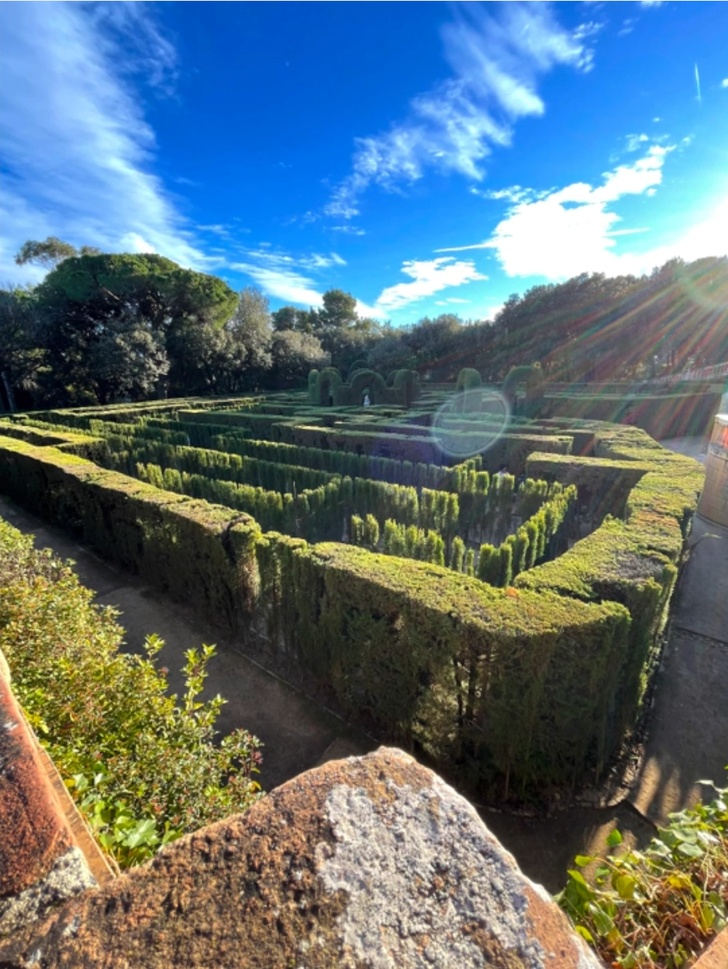
#> input picture Hafta5/Ders1/labirent.jpg, 728 x 969 px, shrunk from 939 x 1250 before the run
$ python histogramesitleme.py
#> lines starting #> are read from the running program, lines starting #| are printed output that depends on the picture
import cv2 as cv
import numpy as np
from matplotlib import pyplot as plt

def custom_hist(gray):
    h, w = gray.shape
    hist = np.zeros([256], dtype=np.int32)
    for row in range(h):
        for col in range(w):
            pv = gray[row, col]
            hist[pv] += 1
    x_pos = np.arange(0, 256, 1, dtype=np.int32)
    plt.bar(x_pos, hist, align="center", color="red", alpha=0.5)
    plt.xlabel("Piksel Degeri")
    plt.ylabel("Frekans")
    plt.title("Histogram")
    plt.xlim([0, 256])
    plt.show()

src = cv.imread("labirent.jpg")
#> src is the input picture: shape (969, 728, 3); mean B, G, R 122.1, 114.1, 94
if src is None:
    print("HATA: labirent.jpg dosyasi bulunamadi!")
    exit()

gray = cv.cvtColor(src, cv.COLOR_BGR2GRAY)
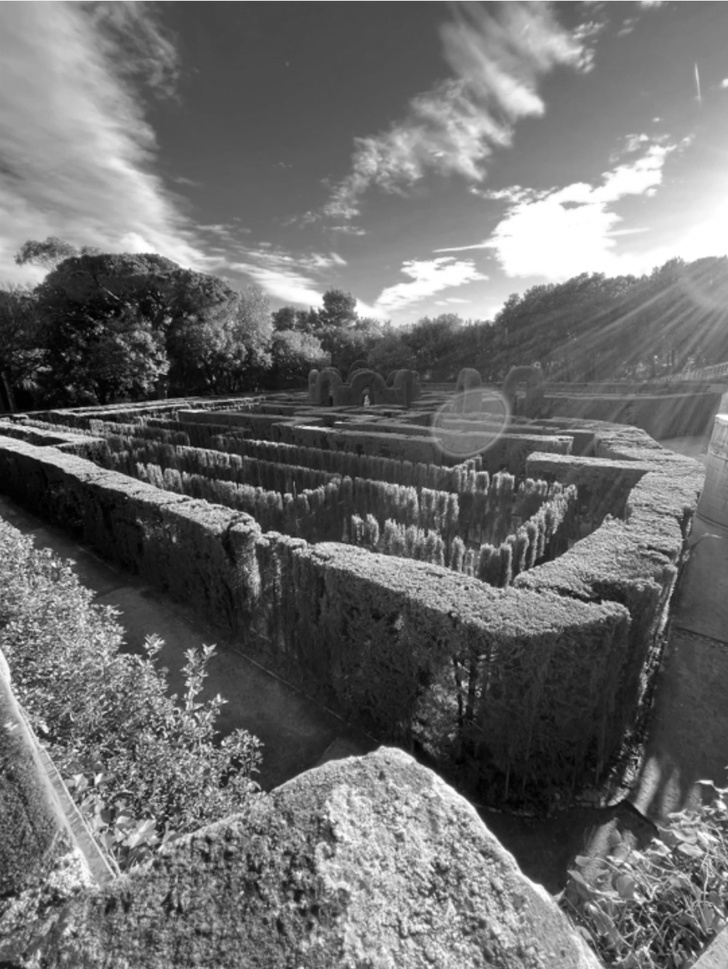
#> gray: shape (969, 728); min 0, max 255, mean 109
cv.imshow("Orijinal Gri Goruntu", gray)

custom_hist(gray)
#> after the loop in custom_hist, `for row in range(h):`: hist = 256 values, max 8342 at index 255, min 14 at index 0, mean 2755.6
#> in custom_hist, `plt.show()`:
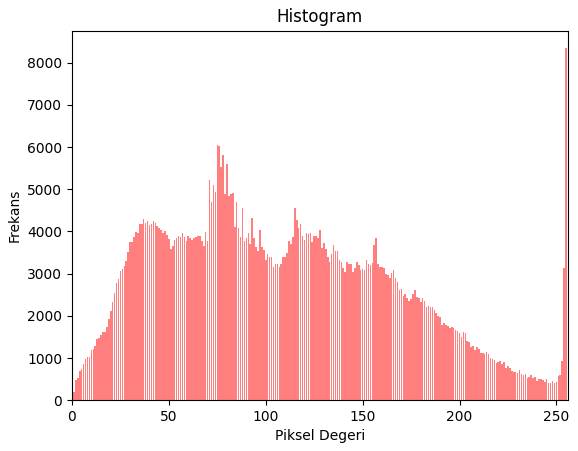
#> figure drawn by matplotlib, 1 panel; tallest bar 8342 high, from x = 254.6 to 255.4

dst = cv.equalizeHist(gray)
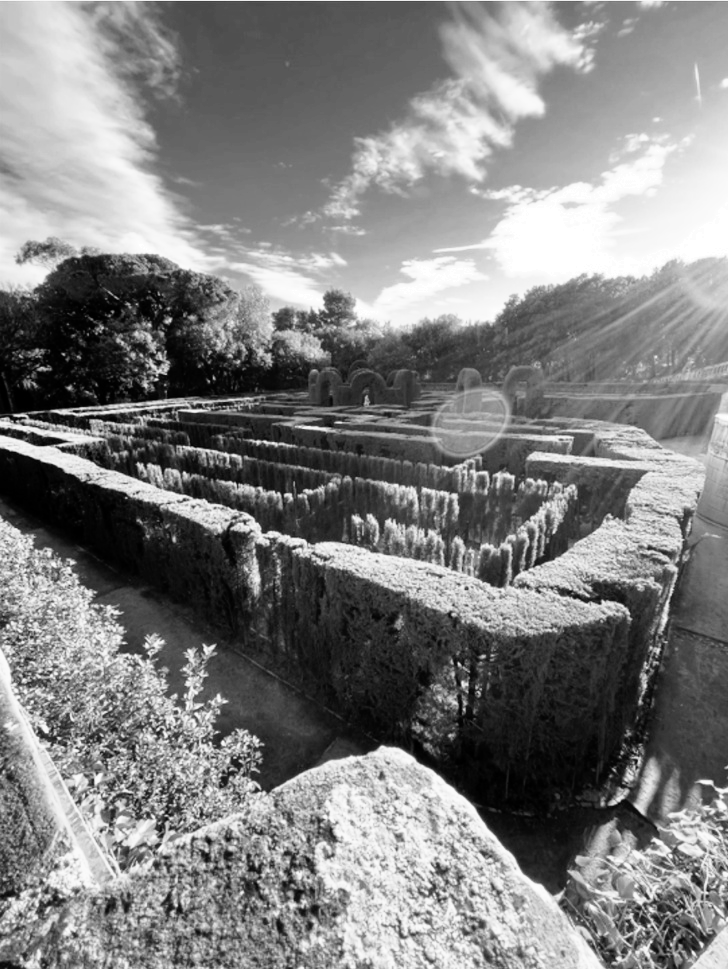
#> dst: shape (969, 728); min 0, max 255, mean 128.1
cv.imshow("Histogram Esitlenmis Goruntu", dst)

custom_hist(dst)
#> after the loop in custom_hist (call 2), `for row in range(h):`: hist = 256 values, max 8342 at index 255, min 0 at index 14, mean 2755.6
#> in custom_hist (call 2), `plt.show()`:
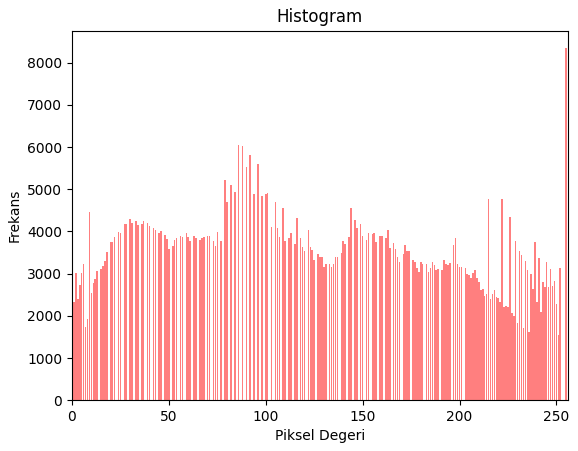
#> figure drawn by matplotlib, 1 panel; tallest bar 8342 high, from x = 254.6 to 255.4

cv.waitKey(0)
cv.destroyAllWindows()
